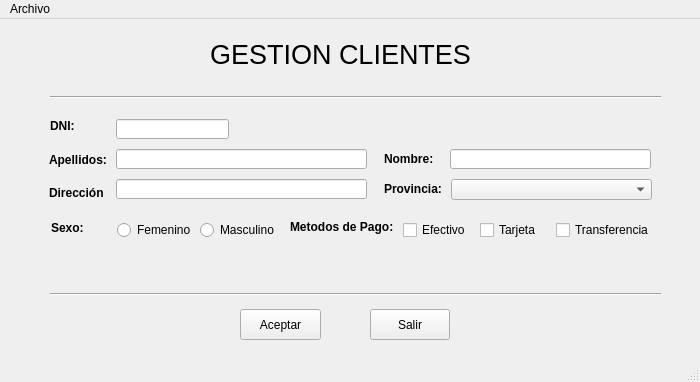
<?xml version="1.0" encoding="UTF-8"?>
<ui version="4.0">
 <class>MainWindow</class>
 <widget class="QMainWindow" name="MainWindow">
  <property name="geometry">
   <rect>
    <x>0</x>
    <y>0</y>
    <width>700</width>
    <height>382</height>
   </rect>
  </property>
  <property name="windowTitle">
   <string>MainWindow</string>
  </property>
  <widget class="QWidget" name="centralwidget">
   <widget class="QLabel" name="label">
    <property name="geometry">
     <rect>
      <x>50</x>
      <y>100</y>
      <width>47</width>
      <height>13</height>
     </rect>
    </property>
    <property name="font">
     <font>
      <weight>75</weight>
      <bold>true</bold>
     </font>
    </property>
    <property name="text">
     <string>DNI:</string>
    </property>
   </widget>
   <widget class="QLineEdit" name="etDni">
    <property name="geometry">
     <rect>
      <x>116</x>
      <y>100</y>
      <width>113</width>
      <height>20</height>
     </rect>
    </property>
    <property name="text">
     <string/>
    </property>
   </widget>
   <widget class="QLabel" name="label_2">
    <property name="geometry">
     <rect>
      <x>49</x>
      <y>133</y>
      <width>61</width>
      <height>16</height>
     </rect>
    </property>
    <property name="font">
     <font>
      <weight>75</weight>
      <bold>true</bold>
     </font>
    </property>
    <property name="text">
     <string>Apellidos:</string>
    </property>
   </widget>
   <widget class="QLineEdit" name="etApellido">
    <property name="geometry">
     <rect>
      <x>116</x>
      <y>130</y>
      <width>251</width>
      <height>20</height>
     </rect>
    </property>
   </widget>
   <widget class="QLabel" name="label_3">
    <property name="geometry">
     <rect>
      <x>384</x>
      <y>130</y>
      <width>61</width>
      <height>20</height>
     </rect>
    </property>
    <property name="font">
     <font>
      <weight>75</weight>
      <bold>true</bold>
     </font>
    </property>
    <property name="text">
     <string>Nombre:</string>
    </property>
   </widget>
   <widget class="QLineEdit" name="etApellido_2">
    <property name="geometry">
     <rect>
      <x>450</x>
      <y>130</y>
      <width>201</width>
      <height>20</height>
     </rect>
    </property>
   </widget>
   <widget class="QLabel" name="label_4">
    <property name="geometry">
     <rect>
      <x>160</x>
      <y>10</y>
      <width>361</width>
      <height>51</height>
     </rect>
    </property>
    <property name="text">
     <string>&lt;html&gt;&lt;head/&gt;&lt;body&gt;&lt;p align=&quot;center&quot;&gt;&lt;span style=&quot; font-size:20pt;&quot;&gt;GESTION CLIENTES&lt;/span&gt;&lt;/p&gt;&lt;/body&gt;&lt;/html&gt;</string>
    </property>
   </widget>
   <widget class="Line" name="line">
    <property name="geometry">
     <rect>
      <x>50</x>
      <y>70</y>
      <width>611</width>
      <height>16</height>
     </rect>
    </property>
    <property name="orientation">
     <enum>Qt::Horizontal</enum>
    </property>
   </widget>
   <widget class="Line" name="line_2">
    <property name="geometry">
     <rect>
      <x>50</x>
      <y>260</y>
      <width>611</width>
      <height>30</height>
     </rect>
    </property>
    <property name="orientation">
     <enum>Qt::Horizontal</enum>
    </property>
   </widget>
   <widget class="QPushButton" name="bAceptar">
    <property name="geometry">
     <rect>
      <x>240</x>
      <y>290</y>
      <width>81</width>
      <height>31</height>
     </rect>
    </property>
    <property name="text">
     <string>Aceptar</string>
    </property>
   </widget>
   <widget class="QPushButton" name="bSalir">
    <property name="geometry">
     <rect>
      <x>370</x>
      <y>290</y>
      <width>80</width>
      <height>31</height>
     </rect>
    </property>
    <property name="text">
     <string>Salir</string>
    </property>
   </widget>
   <widget class="QLabel" name="flagDni">
    <property name="geometry">
     <rect>
      <x>232</x>
      <y>101</y>
      <width>47</width>
      <height>16</height>
     </rect>
    </property>
    <property name="font">
     <font>
      <family>Comic Sans MS</family>
      <pointsize>14</pointsize>
     </font>
    </property>
    <property name="text">
     <string/>
    </property>
   </widget>
   <widget class="QLabel" name="label_5">
    <property name="geometry">
     <rect>
      <x>51</x>
      <y>202</y>
      <width>47</width>
      <height>13</height>
     </rect>
    </property>
    <property name="font">
     <font>
      <weight>75</weight>
      <bold>true</bold>
     </font>
    </property>
    <property name="text">
     <string>Sexo:</string>
    </property>
   </widget>
   <widget class="QLabel" name="label_6">
    <property name="geometry">
     <rect>
      <x>290</x>
      <y>200</y>
      <width>111</width>
      <height>16</height>
     </rect>
    </property>
    <property name="font">
     <font>
      <weight>75</weight>
      <bold>true</bold>
     </font>
    </property>
    <property name="text">
     <string>Metodos de Pago:</string>
    </property>
   </widget>
   <widget class="QWidget" name="horizontalLayoutWidget">
    <property name="geometry">
     <rect>
      <x>117</x>
      <y>196</y>
      <width>160</width>
      <height>31</height>
     </rect>
    </property>
    <layout class="QHBoxLayout" name="LayoutSexo">
     <item>
      <widget class="QRadioButton" name="rbFemenino">
       <property name="text">
        <string>Femenino</string>
       </property>
       <attribute name="buttonGroup">
        <string notr="true">rbgSexo</string>
       </attribute>
      </widget>
     </item>
     <item>
      <widget class="QRadioButton" name="rbMasculino">
       <property name="text">
        <string>Masculino</string>
       </property>
       <attribute name="buttonGroup">
        <string notr="true">rbgSexo</string>
       </attribute>
      </widget>
     </item>
    </layout>
   </widget>
   <widget class="QWidget" name="horizontalLayoutWidget_2">
    <property name="geometry">
     <rect>
      <x>403</x>
      <y>196</y>
      <width>251</width>
      <height>31</height>
     </rect>
    </property>
    <layout class="QHBoxLayout" name="LayoutMetodosPago">
     <item>
      <widget class="QCheckBox" name="chkEfectivo">
       <property name="text">
        <string>Efectivo</string>
       </property>
      </widget>
     </item>
     <item>
      <widget class="QCheckBox" name="chkTarjeta">
       <property name="text">
        <string>Tarjeta</string>
       </property>
      </widget>
     </item>
     <item>
      <widget class="QCheckBox" name="chkTransfer">
       <property name="text">
        <string>Transferencia</string>
       </property>
      </widget>
     </item>
    </layout>
   </widget>
   <widget class="QLabel" name="label_7">
    <property name="geometry">
     <rect>
      <x>49</x>
      <y>166</y>
      <width>61</width>
      <height>16</height>
     </rect>
    </property>
    <property name="font">
     <font>
      <weight>75</weight>
      <bold>true</bold>
     </font>
    </property>
    <property name="text">
     <string>Dirección</string>
    </property>
   </widget>
   <widget class="QLineEdit" name="etDireccion">
    <property name="geometry">
     <rect>
      <x>116</x>
      <y>160</y>
      <width>251</width>
      <height>20</height>
     </rect>
    </property>
   </widget>
   <widget class="QLabel" name="label_8">
    <property name="geometry">
     <rect>
      <x>384</x>
      <y>160</y>
      <width>61</width>
      <height>20</height>
     </rect>
    </property>
    <property name="font">
     <font>
      <weight>75</weight>
      <bold>true</bold>
     </font>
    </property>
    <property name="text">
     <string>Provincia:</string>
    </property>
   </widget>
   <widget class="QComboBox" name="cbProvincia">
    <property name="geometry">
     <rect>
      <x>451</x>
      <y>160</y>
      <width>201</width>
      <height>21</height>
     </rect>
    </property>
   </widget>
  </widget>
  <widget class="QMenuBar" name="menubar">
   <property name="geometry">
    <rect>
     <x>0</x>
     <y>0</y>
     <width>700</width>
     <height>21</height>
    </rect>
   </property>
   <widget class="QMenu" name="menuArchivo">
    <property name="title">
     <string>Archivo</string>
    </property>
    <addaction name="actionSalir"/>
   </widget>
   <addaction name="menuArchivo"/>
  </widget>
  <widget class="QStatusBar" name="statusbar"/>
  <action name="actionSalir">
   <property name="text">
    <string>Salir</string>
   </property>
   <property name="toolTip">
    <string>&lt;html&gt;&lt;head/&gt;&lt;body&gt;&lt;p&gt;Exit&lt;/p&gt;&lt;/body&gt;&lt;/html&gt;</string>
   </property>
   <property name="shortcut">
    <string>Ctrl+S</string>
   </property>
  </action>
 </widget>
 <resources/>
 <connections/>
 <buttongroups>
  <buttongroup name="rbgSexo"/>
 </buttongroups>
</ui>
